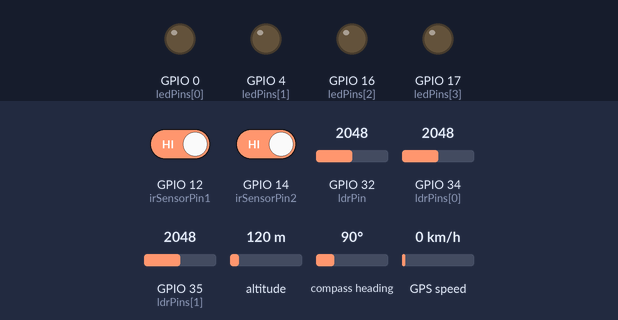
A sketch run on a simulated ESP32. On the bench: output pins drawn as LEDs (lit = HIGH). The test bench sets the inputs (shaded band); at power-on: GPIO 12 (irSensorPin1) HIGH, GPIO 14 (irSensorPin2) HIGH, GPIO 32 (ldrPin) = 2048, GPIO 34 (ldrPins[0]) = 2048, GPIO 35 (ldrPins[1]) = 2048, altitude 120 m, compass heading 90°, GPS speed 0 km/h. WiFi joins after 1.5 s; servers stay silent unless stated; the GPS gets a fix after 3 s at 37.7749, -122.4194 with 8 satellites; what the sketch prints to the serial monitor is not drawn.

Above: at 2.7 s.
2.8 s: GPIO 12 (irSensorPin1) driven LOW
4.6 s: GPIO 14 (irSensorPin2) driven LOW
At 6.1 s:
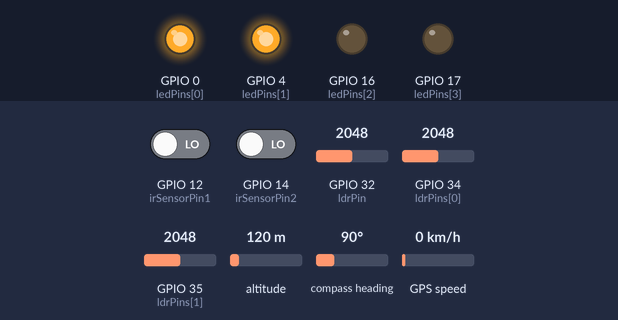
6.8 s: GPIO 12 (irSensorPin1) driven HIGH
At 7.9 s:
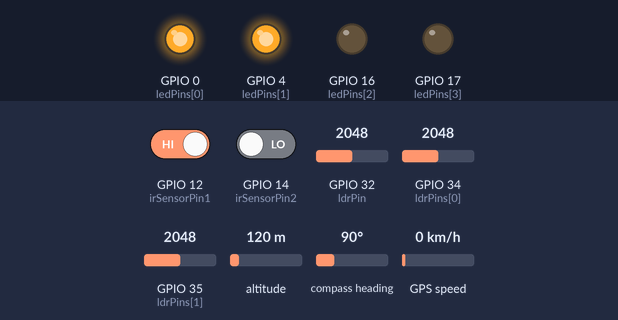
11.3 s: GPIO 12 (irSensorPin1) driven LOW and GPIO 14 (irSensorPin2) driven HIGH
At 15.0 s:
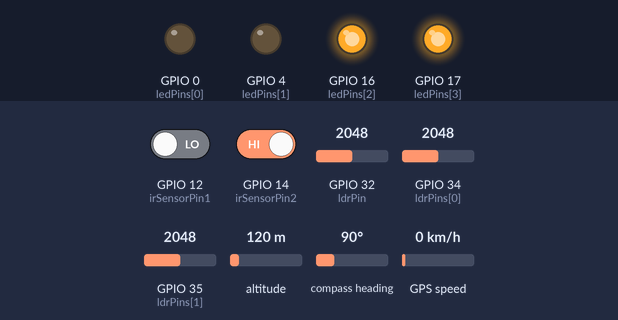
Timing chart, 0 to 15.3 s (numbered marks = the images above; inputs shaded):
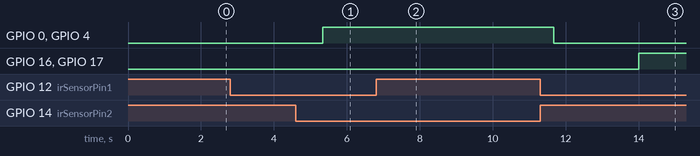

Measured:
- after the input at 2.8 s, every drawn part: stays the same
- after the input at 4.6 s, GPIO 0 (ledPins[0]), GPIO 4 (ledPins[1]): LOW → HIGH after 0.74 s
- after the input at 6.8 s, GPIO 0 (ledPins[0]), GPIO 4 (ledPins[1]): stays HIGH (without the input it goes to LOW after 1.4 s)
- after the input at 11.3 s, GPIO 0 (ledPins[0]), GPIO 4 (ledPins[1]): HIGH → LOW after 0.37 s; GPIO 16 (ledPins[2]), GPIO 17 (ledPins[3]): LOW → HIGH after 2.7 s instead of 1.4 s

The sketch:

dummystreetlight.ino
```cpp
const int irSensorPin1 = 12;
const int irSensorPin2 = 14;
const int ldrPin = 32;
const int ledPins[]={0,4,16,17};
const int ldrPins[]={34,35,33,21};
unsigned long previousMillis = 0;
unsigned long previousMilli = 0;
bool ledsOn = false;
bool led =false;
const int glowDuration = 5000;
  float latitude;
  float longitude;


#include <Arduino.h>

#include <WiFi.h>

#include <Firebase_ESP_Client.h>
#include <TinyGPS++.h>
#define GPS_SERIAL Serial2
#define GPS_BAUD 9600

#include "addons/TokenHelper.h"

#include "addons/RTDBHelper.h"


#define WIFI_SSID "streetlight"
#define WIFI_PASSWORD "12345678"
TinyGPSPlus gps;

#define API_KEY "PASTE_YOUR_API_KEY_OF_PROJECT"

#define DATABASE_URL "PASTE_YOUR_REALTIME_DATABASE_URL_FROM_FIREBASE"


FirebaseData fbdo;

FirebaseAuth auth;
FirebaseConfig config;

unsigned long sendDataPrevMillis = 0;
int count = 0;
bool signupOK = false;

void setup() {
  pinMode(irSensorPin1, INPUT);
  pinMode(irSensorPin2, INPUT);
 pinMode(ldrPin, INPUT);
   latitude = 0.0;
    longitude =0.0;

 for (int i = 0; i < 4; i++) {
    pinMode(ledPins[i], OUTPUT);
    pinMode(ldrPins[i],INPUT);
  }
  Serial.begin(9600);

    WiFi.begin(WIFI_SSID, WIFI_PASSWORD);
  Serial.print("Connecting to Wi-Fi");
  while (WiFi.status() != WL_CONNECTED){
    Serial.print(".");
    delay(300);
  }
  Serial.println();
  Serial.print("Connected with IP: ");
  Serial.println(WiFi.localIP());
  Serial.println();


  config.api_key = API_KEY;

  config.database_url = DATABASE_URL;


  if (Firebase.signUp(&config, &auth, "", "")){
    Serial.println("ok");
    signupOK = true;
  }
  else{
    Serial.printf("%s\n", config.signer.signupError.message.c_str());
  }


  config.token_status_callback = tokenStatusCallback;

  Firebase.begin(&config, &auth);
  Firebase.reconnectWiFi(true);

}


void loop() {
  int ldrValue = analogRead(ldrPin);

  if (ldrValue > 500 && digitalRead(irSensorPin1) == LOW) {

    turnOnLEDs();
     checkAndSendLEDStatus();
    previousMillis = millis();
    ledsOn = true;
  }


  if (ledsOn && (millis() - previousMillis >= glowDuration || digitalRead(irSensorPin2) == LOW) && ldrValue > 500 ) {


    turnOffLEDs();
     turnOnLED();
     checkAndSendLEDStatus1();
     previousMilli =millis();
    ledsOn = false;
    led =true;
  }

   if (led && (millis() - previousMilli >= glowDuration )) {

    turnOffLED();


    led = false;
  }
  delay(500);
}


void checkAndSendLEDStatus() {

  for (int i = 0; i < 2; i++) {

    int ldrValue = analogRead(ldrPins[i]);

  if (ldrValue > 500) {

      Serial.print(i);
      Serial.print(0);
      sendData(i,0);
       gpstrack();
     sendLocationData(i,latitude ,longitude);
     delay(1000);
   }
   else{
     Serial.print(i);
      Serial.print(1);

    sendData(i,1);
    delay(1000);
   }
  }
}


void checkAndSendLEDStatus1() {


  for (int i = 2; i < 4; i++) {

    int ldrValue = analogRead(ldrPins[i]);

    if (ldrValue > 500) {

      Serial.print(i);
      Serial.print(0);
    sendData(i,0);
    gpstrack();
     sendLocationData(i,latitude ,longitude);

     delay(1000);
      //delay(500);
    }else{
       Serial.print(i);
      Serial.print(1);
      sendData(i,1);
       delay(1000);
    }
  }
}


void turnOnLEDs() {
  for (int i = 0; i < 2; i++) {
    digitalWrite(ledPins[i], LOW);
  }
}


void turnOffLEDs() {
  for (int i = 0; i < 2; i++) {
    digitalWrite(ledPins[i], HIGH);
  }
}


void turnOnLED() {
  for (int i = 2; i < 4; i++) {
    digitalWrite(ledPins[i], LOW);
  }
}


void turnOffLED() {
  for (int i = 2; i < 4; i++) {
    digitalWrite(ledPins[i], HIGH);
  }
}


void gpstrack(){
   while (GPS_SERIAL.available() > 0) {
    if (gps.encode(GPS_SERIAL.read())) {

      if (gps.location.isValid()) {
        updateLocations(gps.location.lat(), gps.location.lng());

      }
    }
  }
}


void sendData(int i , int status){
   if (Firebase.ready() && signupOK && (millis() - sendDataPrevMillis > 500 || sendDataPrevMillis == 0)){
    sendDataPrevMillis = millis();
    // Write an Int number on the database path test/int
    if (Firebase.RTDB.setInt(&fbdo,(String)"ledStatus/led"+i, status)){
      Serial.println("PASSED");
      Serial.println("PATH: " + fbdo.dataPath());
      Serial.println("TYPE: " + fbdo.dataType());
    }
    else {
      Serial.println("FAILED");
      Serial.println("REASON: " + fbdo.errorReason());
    }

}
}

void updateLocations(float lati, float longi) {

  latitude = lati;
  longitude = longi;

}

 void sendLocationData( int i ,float latitude , float longitude){
  if (Firebase.ready() && signupOK && (millis() - sendDataPrevMillis > 200 || sendDataPrevMillis == 0)){
    sendDataPrevMillis = millis();
    // Write an Int number on the database path test/int
    if (Firebase.RTDB.setFloat(&fbdo,(String)"faultledlocation/ledLatitude"+i, latitude)){
      Serial.println("PASSED");
      Serial.println("PATH: " + fbdo.dataPath());
      Serial.println("TYPE: " + fbdo.dataType());
    }

      if (Firebase.RTDB.setFloat(&fbdo,(String)"faultledlocation/ledLongitude"+i, longitude)){
      Serial.println("PASSED");
      Serial.println("PATH: " + fbdo.dataPath());
      Serial.println("TYPE: " + fbdo.dataType());
    }
    else {
      Serial.println("FAILED");
      Serial.println("REASON: " + fbdo.errorReason());
    }

}


 }
```
